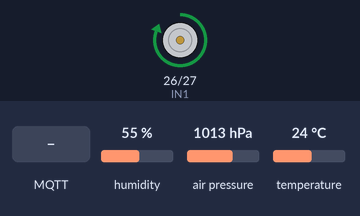
A program run on a simulated ESP32. Shown: motor-driver pin pairs drawn as motors (green arrow = first pin HIGH = forward, orange = second pin HIGH = backward, longer = more drive, scaled by the enable pin). Inputs (shaded band) come from the test bench; at power-on: humidity 55 %, air pressure 1013 hPa, temperature 24 °C. WiFi joins after 1.5 s; servers stay silent unless stated; no MQTT or app messages arrive unless stated; what the program prints to the serial monitor is not drawn.

Above: at 2.7 s.
2.8 s: MQTT message "OFF" arrives on the first subscribed topic
At 3.6 s:
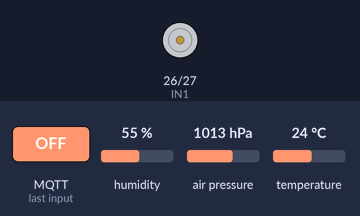
4.3 s: MQTT message "ON" arrives on the first subscribed topic
At 4.8 s:
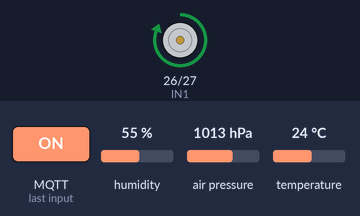
6.5 s: MQTT message "REVERSE" arrives on the second subscribed topic
At 7.7 s:
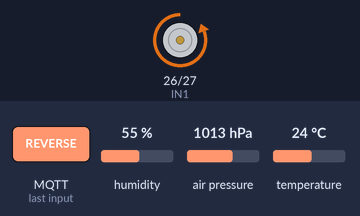
8.0 s: MQTT message "ON" arrives on the third subscribed topic
At 8.8 s:
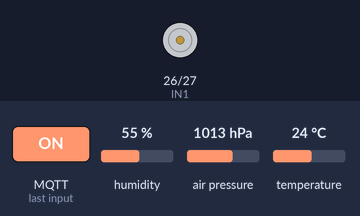
9.5 s: MQTT message "90" arrives on the third subscribed topic
At 9.9 s:
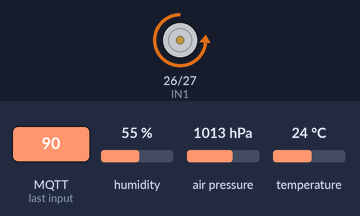
11.0 s: MQTT message "FORWARD" arrives on the second subscribed topic
At 12.3 s:
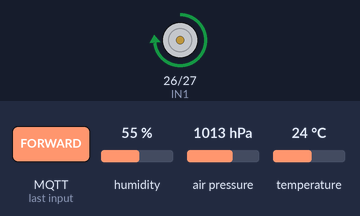
Timing chart, 0 to 13.5 s (numbered marks = the images above; inputs shaded):
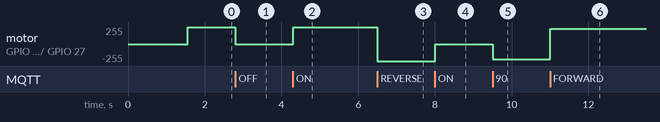

The program:

main.cpp
```cpp
#include <Arduino.h>
#include <WiFi.h>
#include <PubSubClient.h>
#include <Wire.h>
#include <Adafruit_Sensor.h>
#include <Adafruit_BME280.h>

#define ENA 25
#define IN1 26
#define IN2 27

int motorSpeed = 255;

const char* ssid = "CYBER_EXT";
const char* password = "cyberap2025";

const char* mqtt_server = "192.168.1.104";

WiFiClient espClient;
PubSubClient client(espClient);

Adafruit_BME280 bme;

void reconnect()
{
    while (!client.connected())
    {
        Serial.print("Connecting MQTT...");

        if (client.connect("ESP32_Motor"))
        {
            Serial.println(" Connected");

            client.subscribe("home/esp32/motor/power");
            Serial.println("Subscribed to home/esp32/motor/power");
            client.subscribe("home/esp32/motor/direction");
            client.subscribe("home/esp32/motor/speed");
        }
        else
        {
            Serial.print(" Failed: ");
            Serial.println(client.state());
            delay(2000);
        }
    }
}


String motorDirection = "FORWARD";
bool motorState = true;


void callback(char* topic, byte* payload, unsigned int length)
{
    String message = "";

    for (int i = 0; i < length; i++)
    {
        message += (char)payload[i];
    }

    Serial.print("Topic: ");
    Serial.println(topic);

    Serial.print("Message: ");
    Serial.println(message);

    if (String(topic) == "home/esp32/motor/power")
    {
        if (message == "ON")
            motorState = true;

        if (message == "OFF")
            motorState = false;
    }

    if (String(topic) == "home/esp32/motor/direction")
{
    if (message == "FORWARD")
    {
        motorDirection = "FORWARD";
    }
    else if (message == "REVERSE")
    {
        motorDirection = "REVERSE";
    }

    Serial.print("Direction = ");
    Serial.println(motorDirection);
}

if (String(topic) == "home/esp32/motor/speed")
{
    motorSpeed = message.toInt();

    motorSpeed = constrain(motorSpeed, 0, 100);

    motorSpeed = map(motorSpeed, 0, 100, 0, 255);

    Serial.print("Speed = ");
    Serial.println(motorSpeed);
}


}

void setup()
{
    Serial.begin(115200);

    Wire.begin();

if (!bme.begin(0x76))
{
    Serial.println("BME280 not found!");
    while (1);
}

Serial.println("BME280 Ready");

    pinMode(ENA, OUTPUT);
    pinMode(IN1, OUTPUT);
    pinMode(IN2, OUTPUT);

    ledcWrite(0, motorSpeed);
    digitalWrite(IN1, HIGH);
    digitalWrite(IN2, LOW);

    ledcSetup(0, 5000, 8);
    ledcAttachPin(ENA, 0);

    Serial.print("Connecting WiFi");

    WiFi.begin(ssid, password);

    while (WiFi.status() != WL_CONNECTED)
    {
        delay(500);
        Serial.print(".");
    }

    Serial.println();
    Serial.println("WiFi Connected");

    client.setServer(mqtt_server, 1883);
    client.setCallback(callback);
}

void loop()
{
    if(!client.connected())
    {
        reconnect();
    }

    client.loop();

static unsigned long lastPublish = 0;

if (millis() - lastPublish >= 5000)
{
    lastPublish = millis();

    float temperature = bme.readTemperature();
    float humidity = bme.readHumidity();
    float pressure = bme.readPressure() / 100.0;

    client.publish(
        "home/esp32/sensor/temperature",
        String(temperature,1).c_str()
    );

    client.publish(
        "home/esp32/sensor/humidity",
        String(humidity,1).c_str()
    );

    client.publish(
        "home/esp32/sensor/pressure",
        String(pressure,1).c_str()
    );

    Serial.println("Sensor Data Published");
    Serial.print("Temperature: ");
    Serial.println(bme.readTemperature());

    Serial.print("Humidity: ");
    Serial.println(bme.readHumidity());

    Serial.print("Pressure: ");
    Serial.println(bme.readPressure() / 100.0);

Serial.println("----------------------");
}


    if (motorState)
{
    ledcWrite(0, motorSpeed);

    if (motorDirection == "FORWARD")
    {
        digitalWrite(IN1, HIGH);
        digitalWrite(IN2, LOW);
    }
    else
    {
        digitalWrite(IN1, LOW);
        digitalWrite(IN2, HIGH);
    }
}
else
{
    ledcWrite(0, 0);
    digitalWrite(IN1, LOW);
    digitalWrite(IN2, LOW);
}
}
```

Measured:
- after the input at 2.8 s, motor on GPIO 26 (IN1) / GPIO 27 (IN2): forward 255/255 → stopped at once
- after the input at 4.3 s, motor on GPIO 26 (IN1) / GPIO 27 (IN2): stopped → forward 255/255 at once
- after the input at 6.5 s, motor on GPIO 26 (IN1) / GPIO 27 (IN2): forward 255/255 → backward 255/255 at once
- after the input at 8.0 s, motor on GPIO 26 (IN1) / GPIO 27 (IN2): backward 255/255 → stopped at once
- after the input at 9.5 s, motor on GPIO 26 (IN1) / GPIO 27 (IN2): stopped → backward 228/255 at once
- after the input at 11.0 s, motor on GPIO 26 (IN1) / GPIO 27 (IN2): backward 228/255 → forward 228/255 at once
